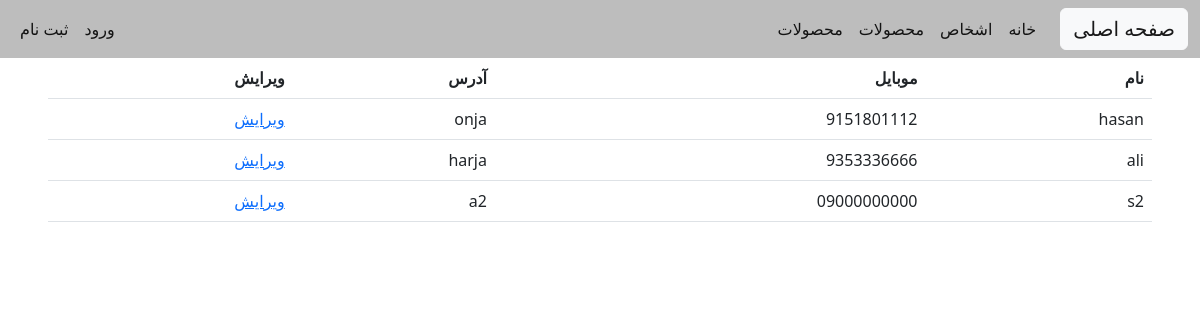
The page /account/persons/ on the database as committed earlier.
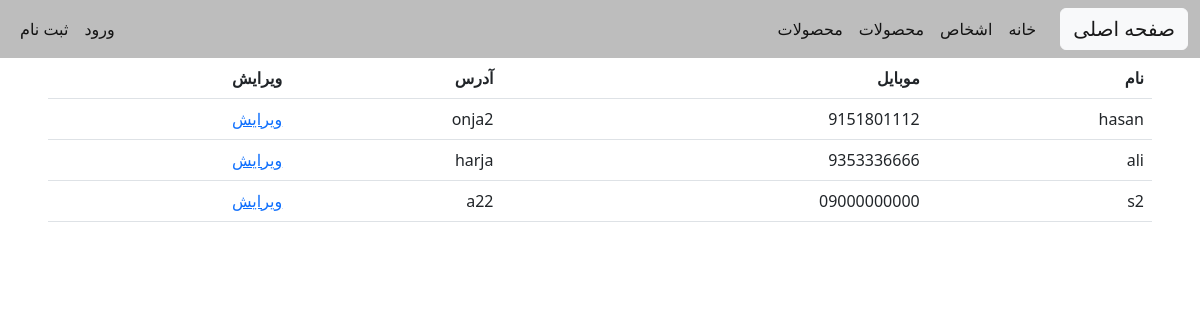
The same page on the database as committed later.
### account/models.py (models this page shows, shortened)
class Person(models.Model):
    name = models.CharField(max_length=128)
    phone = models.CharField(null=True , blank=True , default='09000000000', max_length=11)
    address = models.CharField(max_length=256 , null=True , blank=True)

### account/views.py (the view)
# urls.py: path('persons/',PersonListView.as_view(), name='persons'),
class PersonListView(View):
    def get(self, request):
        persons = Person.objects.all()
        return render(
            request,'account/pesrons.html' ,{'persons':persons}
        )

### account/templates/account/pesrons.html
{% extends 'base.html' %}
{% block content %}
<table class="table">
    <thead>
        <tr>
            <th scope="col">نام</th>
            <th scope="col">موبایل</th>
            <th scope="col">آدرس</th>
            <th scope="col">ویرایش</th>
        </tr>
    </thead>
    <tbody>
        {% for person in persons %}
      <tr>
        <td>{{person.name}}</td>
        <td>{{person.phone}}</td>
        <td>{{person.address}}</td>
        <td><a href="{% url 'account:person_update' person.id %}">ویرایش</a></td>
      </tr>
      {% endfor %}
    </tbody>
  </table>
{% endblock content %}

Rows that differ between the two databases and show on the page:
changed Person "hasan": address "onja" → "onja2"
changed Person (number 3 of 3 on the later page): address "a2" → "a22"
